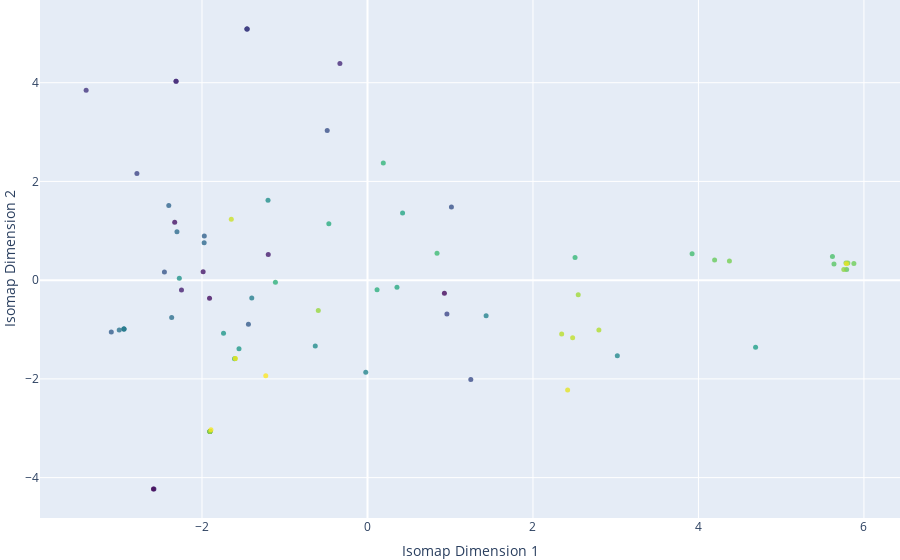

Notebook source saved alongside this figure:
### Code cell
def plot_isomap(similarities, node_list, edge_list, n_components=2, interactive=False):  
    isomap = Isomap(n_components=n_components)
    embeddings = isomap.fit_transform(1 - similarities)

    label_map = {label: i for i, label in enumerate(np.unique(node_list))}

    plt.figure(figsize=(10, 10))
    plt.scatter(embeddings[:, 0], embeddings[:, 1])

    for edge in edge_list:
        u, v = edge
        u_index = node_list.index(u)
        v_index = node_list.index(v)
        plt.plot([embeddings[u_index, 0], embeddings[v_index, 0]], 
                 [embeddings[u_index, 1], embeddings[v_index, 1]], 
                 color='gray', alpha=0.5)

    for i, node_number in enumerate(node_list):
        plt.annotate(node_number, (embeddings[i, 0], embeddings[i, 1]), textcoords="offset points", xytext=(0,10), ha='center')

    plt.title('Isomap Visualization of Node Similarities')
    plt.xlabel('Isomap Dimension 1')
    plt.ylabel('Isomap Dimension 2')
    plt.grid(True)
    plt.show()

    if interactive:
        trace = go.Scatter(
            x=embeddings[:, 0],
            y=embeddings[:, 1],
            mode='markers',
            text=node_list,
            hoverinfo='text',
            marker=dict(
                size=5,
                color=[label_map[label] for label in node_list],
                colorscale='Viridis',
                opacity=0.8
            )
        )

        layout = go.Layout(
            xaxis=dict(title='Isomap Dimension 1'),
            yaxis=dict(title='Isomap Dimension 2'),
            margin=dict(l=0, r=0, b=0, t=0)
        )

        fig = go.Figure(data=[trace], layout=layout)
        fig.show()

plot_isomap(similarity_matrix, node_list, edge_list, n_components=2, interactive=True)

### Figure 1 — Plotly figure (JSON) as saved in the notebook; plotly's stock layout.template omitted (floating-point values rounded to 4 significant figures)
{"data": [{"hoverinfo": "text", "marker": {"color": [0, 11, 22, 33, 44, 55, 66, 75, 76, 1, 2, 3, 4, 5, 6, 7, 16, 17, 18, 19, 20, 21, 23, 25, 26, 27, 28, 29, 30, 31, 32, 38, 39, 43, 45, 47, 51, 54, 61, 65, 67, 68, 69, 70, 8, 9, 10, 12, 13, 14, 15, 24, 36, 37, 46, 34, 35, 73, 50, 40, 48, 53, 59, 41, 42, 56, 57, 58, 60, 62, 63, 71, 72, 74, 52, 49, 64], "colorscale": [[0, "#440154"], [0.1111, "#482878"], [0.2222, "#3e4989"], [0.3333, "#31688e"], [0.4444, "#26828e"], [0.5556, "#1f9e89"], [0.6667, "#35b779"], [0.7778, "#6ece58"], [0.8889, "#b5de2b"], [1, "#fde725"]], "opacity": 0.8, "size": 5}, "mode": "markers", "text": ["1", "2", "3", "4", "5", "6", "7", "8", "9", "10", "11", "12", "13", "14", "15", "16", "24", "25", "26", "27", "28", "29", "30", "32", "33", "34", "35", "36", "37", "38", "39", "44", "45", "49", "50", "52", "56", "59", "65", "69", "70", "71", "72", "73", "17", "18", "19", "20", "21", "22", "23", "31", "42", "43", "51", "40", "41", "76", "55", "46", "53", "58", "63", "47", "48", "60", "61", "62", "64", "66", "67", "74", "75", "77", "57", "54", "68"], "type": "scatter", "x": [-1.905, -2.581, -1.439, -1.399, -1.905, -1.905, -1.905, -1.892, -1.23, -2.587, 0.9295, -1.909, -2.33, -1.987, -1.199, -2.248, -2.787, 0.96, 1.249, -0.487, 1.014, -2.455, -3.097, -2.402, -1.974, -2.303, -2.367, -3.001, -2.944, -2.944, -2.944, -1.202, -2.274, 4.69, 0.4238, -0.4673, 2.508, 5.619, 5.805, 2.547, 2.797, 2.347, 2.479, -1.646, -2.314, -0.3336, -2.314, -3.401, -1.454, -1.458, -1.456, -1.972, 3.019, -0.6312, 0.3562, 1.434, -0.0208, 2.419, 0.191, -1.74, 0.1156, 3.923, 5.878, -1.553, -1.607, 5.638, 5.791, 4.195, 4.374, 5.783, 5.757, -1.599, -1.599, 5.79, 0.8403, -1.113, -0.5947], "y": [-3.067, -4.23, -0.8934, -0.3623, -3.067, -3.067, -3.067, -3.029, -1.936, -4.229, -0.2676, -0.3691, 1.171, 0.1681, 0.5199, -0.1997, 2.159, -0.685, -2.015, 3.03, 1.484, 0.1654, -1.05, 1.513, 0.7566, 0.9826, -0.7561, -1.011, -0.9886, -0.9886, -0.9886, 1.619, 0.04078, -1.36, 1.358, 1.142, 0.4598, 0.4796, 0.3453, -0.2945, -1.011, -1.092, -1.166, 1.234, 4.027, 4.388, 4.027, 3.845, 5.087, 5.086, 5.086, 0.8953, -1.53, -1.336, -0.1457, -0.7218, -1.863, -2.228, 2.372, -1.077, -0.1922, 0.536, 0.3363, -1.388, -1.592, 0.3262, 0.2158, 0.4082, 0.3896, 0.3498, 0.2176, -1.588, -1.588, 0.3327, 0.5455, -0.04471, -0.6131]}], "layout": {"margin": {"b": 0, "l": 0, "r": 0, "t": 0}, "xaxis": {"title": {"text": "Isomap Dimension 1"}}, "yaxis": {"title": {"text": "Isomap Dimension 2"}}}}
